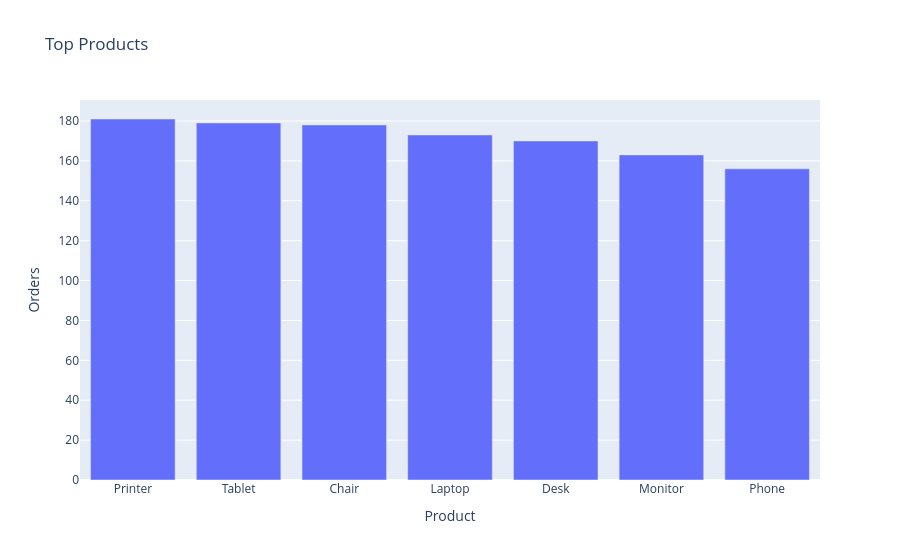

Notebook source saved alongside this figure:
### Code cell
## Interactive Revenue Analysis
fig = px.bar(

    x=top_products.index,

    y=top_products.values,

    labels={

        "x":"Product",

        "y":"Orders"

    },

    title="Top Products"

)

fig.show()

### Figure 1 — Plotly figure (JSON) as saved in the notebook; plotly's stock layout.template omitted (floating-point values rounded to 4 significant figures)
{"data": [{"alignmentgroup": "True", "hovertemplate": "Product=%{x}<br>Orders=%{y}<extra></extra>", "legendgroup": "", "marker": {"color": "#636efa", "pattern": {"shape": ""}}, "name": "", "offsetgroup": "", "orientation": "v", "showlegend": false, "textposition": "auto", "type": "bar", "x": ["Printer", "Tablet", "Chair", "Laptop", "Desk", "Monitor", "Phone"], "xaxis": "x", "y": [181, 179, 178, 173, 170, 163, 156], "yaxis": "y"}], "layout": {"barmode": "relative", "legend": {"tracegroupgap": 0}, "title": {"text": "Top Products"}, "xaxis": {"anchor": "y", "domain": [0, 1], "title": {"text": "Product"}}, "yaxis": {"anchor": "x", "domain": [0, 1], "title": {"text": "Orders"}}}}
